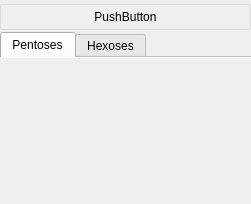
<?xml version="1.0" encoding="UTF-8"?>
<ui version="4.0">
 <class>StructurePaletteWorkPanel</class>
 <widget class="QWidget" name="StructurePaletteWorkPanel">
  <property name="geometry">
   <rect>
    <x>0</x>
    <y>0</y>
    <width>251</width>
    <height>204</height>
   </rect>
  </property>
  <property name="sizePolicy">
   <sizepolicy hsizetype="Preferred" vsizetype="Preferred">
    <horstretch>0</horstretch>
    <verstretch>0</verstretch>
   </sizepolicy>
  </property>
  <property name="windowTitle">
   <string>Structure Palette</string>
  </property>
  <property name="windowIcon">
   <iconset>
    <normaloff>:/images/StandardWorkPanels/build.png</normaloff>:/images/StandardWorkPanels/build.png</iconset>
  </property>
  <property name="whatsThis">
   <string/>
  </property>
  <property name="styleSheet">
   <string notr="true"> QPushButton {
     border: 1px solid #dadbde;
     background-color: qlineargradient(x1: 0, y1: 0, x2: 0, y2: 1,
                                       stop: 0 #dadbde, stop: 1 #f6f7fa);
     border-radius: 2px;
     min-width: 34px;
     min-height: 24px;
 }

 QPushButton:checked {
     border: 2px solid #777777;
 }</string>
  </property>
  <layout class="QGridLayout" name="gridLayout_2">
   <property name="leftMargin">
    <number>0</number>
   </property>
   <property name="topMargin">
    <number>4</number>
   </property>
   <property name="rightMargin">
    <number>0</number>
   </property>
   <property name="bottomMargin">
    <number>0</number>
   </property>
   <property name="spacing">
    <number>2</number>
   </property>
   <item row="1" column="0" colspan="2">
    <widget class="QTabWidget" name="tabWidget">
     <property name="sizePolicy">
      <sizepolicy hsizetype="Expanding" vsizetype="Minimum">
       <horstretch>0</horstretch>
       <verstretch>0</verstretch>
      </sizepolicy>
     </property>
     <property name="tabShape">
      <enum>QTabWidget::Rounded</enum>
     </property>
     <property name="currentIndex">
      <number>0</number>
     </property>
     <property name="iconSize">
      <size>
       <width>48</width>
       <height>48</height>
      </size>
     </property>
     <property name="elideMode">
      <enum>Qt::ElideNone</enum>
     </property>
     <property name="documentMode">
      <bool>true</bool>
     </property>
     <widget class="QWidget" name="pentosesTab">
      <property name="styleSheet">
       <string notr="true"/>
      </property>
      <attribute name="title">
       <string>Pentoses</string>
      </attribute>
      <layout class="QGridLayout">
       <property name="leftMargin">
        <number>2</number>
       </property>
       <property name="topMargin">
        <number>4</number>
       </property>
       <property name="rightMargin">
        <number>2</number>
       </property>
       <property name="bottomMargin">
        <number>4</number>
       </property>
       <property name="spacing">
        <number>2</number>
       </property>
      </layout>
     </widget>
     <widget class="QWidget" name="hexosesTab">
      <attribute name="title">
       <string>Hexoses</string>
      </attribute>
     </widget>
    </widget>
   </item>
   <item row="0" column="0" colspan="2">
    <widget class="QPushButton" name="nonePB">
     <property name="text">
      <string>PushButton</string>
     </property>
    </widget>
   </item>
  </layout>
 </widget>
 <resources/>
 <connections/>
</ui>
